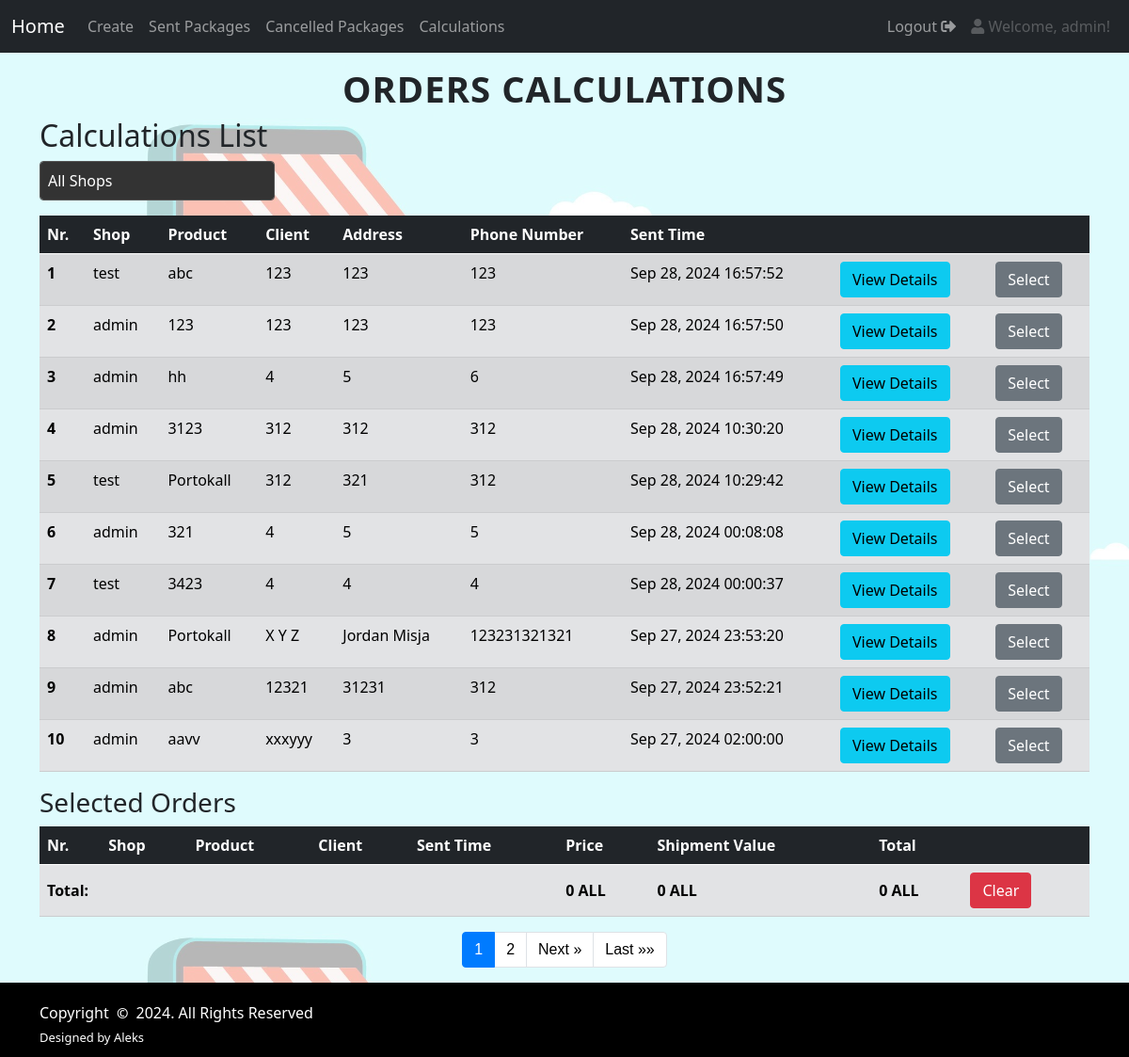
The page /core/order_calculations (signed in) on the database as committed earlier.
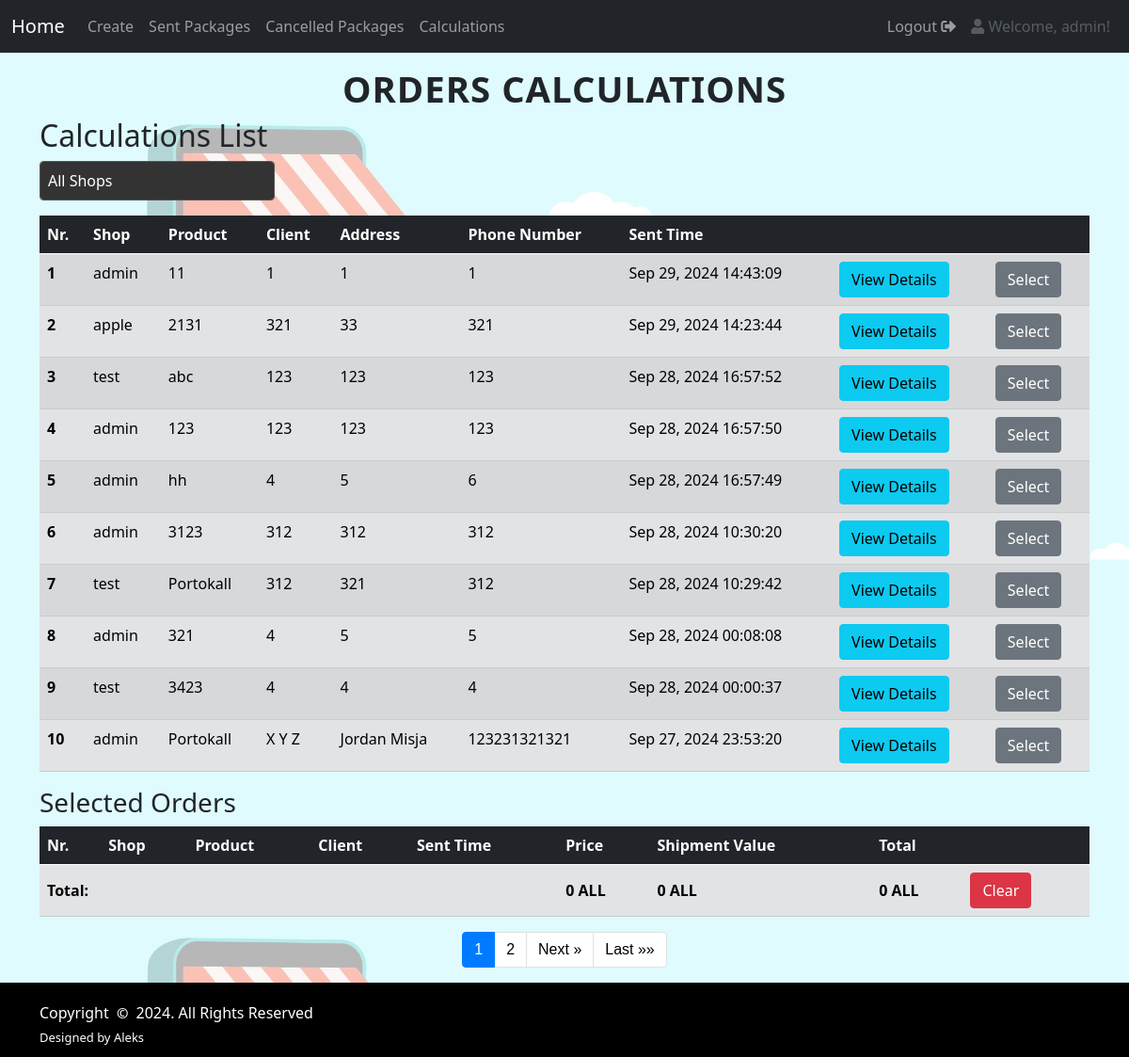
The same page on the database as committed later.
### core/models.py (models this page shows, shortened)
class SentPackages(models.Model):
    id = models.UUIDField(primary_key=True, default=uuid.uuid4, editable=False)
    shop = models.ForeignKey(User, on_delete=models.CASCADE, related_name='sent_packages', default=1)
    product = models.CharField(max_length=50)
    price = models.IntegerField(blank=True, null=True)
    shipment_value = models.IntegerField(blank=True, null=True)
    total = models.IntegerField(blank=True, null=True)
    client = models.CharField(max_length=50)
    address = models.CharField(max_length=100)
    phone_number = models.IntegerField()
    ordered_time = models.DateTimeField()
    date_sent = models.DateTimeField(default=timezone.now)
    image = models.ImageField(upload_to='uploads/', blank=True, null=True)

### core/views/order_calculations.py (the view, shortened to what this page needs)
# urls.py: path('order_calculations', order_calculations, name="order_calculations"),
def order_calculations(request):
    template_name = 'core/order_calculations.html'
    shops = User.objects.all()
    if request.user.is_superuser:
        selected_shop = request.GET.get('shop')
        if selected_shop:
            orders = SentPackages.objects.filter(shop_id=selected_shop).order_by("-date_sent")
        else:
            orders = SentPackages.objects.order_by("-date_sent")
    else:
        orders = SentPackages.objects.filter(shop=request.user).order_by("-date_sent")
    selected_orders = request.session.get('selected_orders', [])
    selected_orders_objs = SentPackages.objects.filter(id__in=selected_orders).order_by("-date_sent")
    total_sum = sum(order.total for order in selected_orders_objs)
    total_shipment_value = sum(order.shipment_value for order in selected_orders_objs)
    total_price = sum(order.price for order in selected_orders_objs)
    paginator = Paginator(orders, 10)
    page_number = request.GET.get('page')
    page_obj = paginator.get_page(page_number)
    context = {
        'page_obj': page_obj,
        'selected_orders_objs': selected_orders_objs,
        'total_sum': total_sum,
        'total_shipment_value': total_shipment_value,
        'total_price': total_price,
        'shops': shops,
    }
    return render(request, template_name, context)

### core/templates/core/order_calculations.html (shortened to what the changed rows need)
<!DOCTYPE html>
{% load static %}
<html lang="en" xmlns:shop.id xmlns:shop.id
<head>
    <link href="https://cdn.jsdelivr.net/npm/bootstrap@5.0.2/dist/css/bootstrap.min.css"
 rel="stylesheet">
    <link href="https://cdnjs.cloudflare.com/ajax/libs/font-awesome/5.15.4/css/all.min.css" rel="stylesheet">
    <link rel="stylesheet" href="https://cdnjs.cloudflare.com/a xmlns:shop.id>jax/libs/font-awesome/5.15.4/css/all.min.css">
    <link href="{% static 'css/order_calculations.css' %}" rel="stylesheet" type="text/css"/>
</head>
<body>
<h1 class="text-center fancy-title">ORDERS CALCULATIONS</h1>
    <div class="container" id="calc">
    <h2>Calculations List</h2>
<form method="POST" action="{% url 'order_calculations' %}">
    <table class="table table-secondary table-striped">
        <thead class="table-dark">
            <tr>
                <th scope="col">Nr.</th>
                <th scope="col">Shop</th>
                <th scope="col">Product</th>
                <th scope="col">Client</th>
                <th scope="col">Address</th>
                <th scope="col">Phone Number</th>
                <th scope="col">Sent Time</th>
                <th scope="col"></th>
                <th scope="col"></th>
            </tr>
        </thead>
        <tbody>
            {% for order in page_obj %}
            <tr>
                <th scope="row">{{ forloop.counter|add:page_obj.start_index|add:"-1" }}</th>
                <td>{{ order.shop }}</td>
                <td>{{ order.product }}</td>
                <td>{{ order.client }}</td>
                <td>{{ order.address }}</td>
                <td>{{ order.phone_number }}</td>
                <td>{{ order.date_sent|date:"M d, Y H:i:s" }}</td>
                <th scope="row"><a class="btn btn-info" href="{% url 'info' order.id %}">View Details</a></th>
                <td>
                    <button type="submit" name="select_order" value="{{ order.id }}"
                            class="btn {% if order.id|stringformat:"s" in request.session.selected_orders %}btn-success
                                        {% else %}btn-secondary{% endif %}">
                        {% if order.id|stringformat:"s" in request.session.selected_orders %}
                            Selected
                        {% else %}
                            Select
                        {% endif %}
                    </button>
                </td>
            </tr>
            {% endfor %}
        </tbody>
    </table>
<table class="table table-secondary table-striped" id="selected-orders-table">
    <thead class="table-dark">
        <tr>
            <th scope="col">Nr.</th>
            <th scope="col">Shop</th>
            <th scope="col">Product</th>
            <th scope="col">Client</th>
            <th scope="col">Sent Time</th>
            <th scope="col">Price</th>
            <th scope="col">Shipment Value</th>
            <th scope="col">Total</th>
            <th scope="col"></th>
        </tr>
    </thead>
</table>
</form>
    <nav aria-label="Page navigation">
        <ul class="pagination justify-content-center">
            {% for num in page_obj.paginator.page_range %}
            <li class="page-item {% if page_obj.number == num %}active{% endif %}"><a class="page-link" href="?page={{ num }}{% if request.GET.shop %}&shop={{ request.GET.shop }}{% endif %}">{{ num }}</a></li>
            {% endfor %}
        </ul>
    </nav>
    </div>
{% include 'footer.html' %}
</body>
</html>

Rows that differ between the two databases and show on the page:
no longer on this page (row unchanged): SentPackages: shop "admin", product "abc", client "12321", address "31231", phone_number "312", date_sent "Sep 27, 2024 23:52:21", shows "Select"
no longer on this page (row unchanged): SentPackages: shop "admin", product "aavv", client "xxxyyy", address "3", phone_number "3", date_sent "Sep 27, 2024 02:00:00", shows "Select"
added SentPackages: shop "admin", product "11", client "1", address "1", phone_number "1", date_sent "Sep 29, 2024 14:43:09", shows "Select"
added SentPackages: shop "apple", product "2131", client "321", address "33", phone_number "321", date_sent "Sep 29, 2024 14:23:44", shows "Select"
